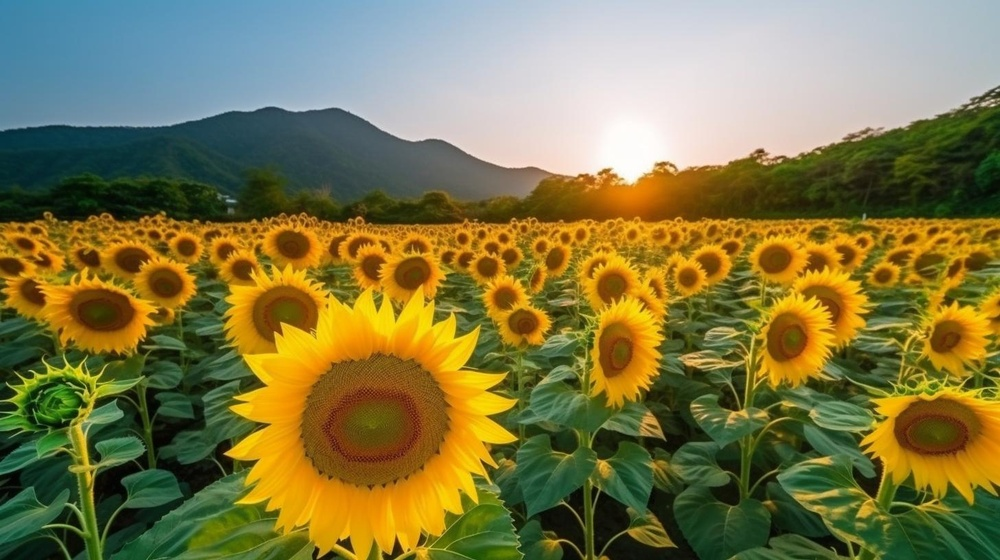
#> input picture Day5/Examples5/ColourImage.jpg, 1000 x 560 px, shrunk from 1456 x 816 before the run
$ python VectorisationScaling.py
#> lines starting #> are read from the running program, lines starting #| are printed output that depends on the picture
#--------------------------------------------------------------------
# Title: VectorisationScaling.py
# Author: Kate McAlpine
# Email: kate.mcalpine@newcastle.edu.au
# Created: 5th December, 2023
# Found in: Day 5 Lecture Slides
#--------------------------------------------------------------------

import matplotlib.image as img
import matplotlib.pyplot as plt
import numpy as np

a = img.imread('ColourImage.jpg')
#> a is the input picture: shape (560, 1000, 3); mean R, G, B 126.9, 120.1, 70.2

plt.imsave('JPGtoPNG.png', a)
a = img.imread('JPGtoPNG.png')
#> a: shape (560, 1000, 4) float32

plt.imshow(a)
plt.show()

#plt.imshow(a*5)
#plt.show()

print(np.shape(a))
#| (560, 1000, 4)

plt.imshow(a*0.5)
plt.show()
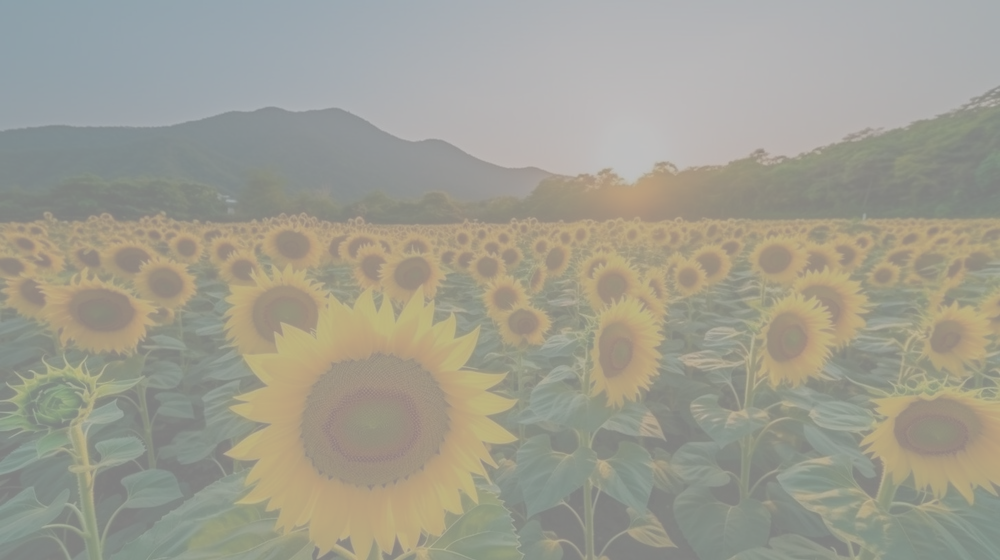
#> shown: shape (560, 1000, 4) float32; mean R, G, B, A 0.249, 0.236, 0.138, 0.5; transparent parts drawn white
